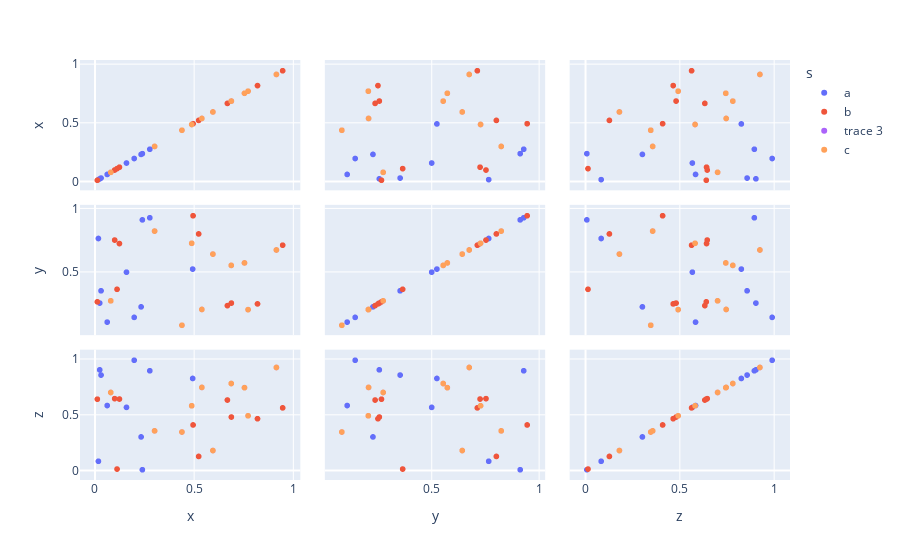

The notebook cell this image was saved under:
### Code cell
fig.add_splom(
    dimensions=[
        dict(label="x", values=c["x"]),
        dict(label="y", values=c["y"]),
        dict(label="z", values=c["z"])],
    name='c')

### Figure 1 — Plotly figure (JSON) as saved in the notebook; plotly's stock layout.template omitted (floating-point values rounded to 4 significant figures)
{"data": [{"dimensions": [{"axis": {"matches": true}, "label": "x", "values": [0.277, 0.2395, 0.02416, 0.03077, 0.06179, 0.1981, 0.01751, 0.4933, 0.2331, 0.1593]}, {"axis": {"matches": true}, "label": "y", "values": [0.9312, 0.9149, 0.2578, 0.3549, 0.1078, 0.1451, 0.7678, 0.5264, 0.2281, 0.5021]}, {"axis": {"matches": true}, "label": "z", "values": [0.8973, 0.007848, 0.9056, 0.8588, 0.585, 0.9919, 0.08391, 0.8282, 0.3029, 0.5683]}], "hovertemplate": "s=a<br>%{xaxis.title.text}=%{x}<br>%{yaxis.title.text}=%{y}<extra></extra>", "legendgroup": "a", "marker": {"color": "#636efa", "symbol": "circle"}, "name": "a", "showlegend": true, "type": "splom"}, {"dimensions": [{"axis": {"matches": true}, "label": "x", "values": [0.1237, 0.5236, 0.8208, 0.4955, 0.6888, 0.01204, 0.9479, 0.6688, 0.1116, 0.0995]}, {"axis": {"matches": true}, "label": "y", "values": [0.7277, 0.8038, 0.2515, 0.9474, 0.2579, 0.2679, 0.715, 0.238, 0.3667, 0.7553]}, {"axis": {"matches": true}, "label": "z", "values": [0.6434, 0.1277, 0.4663, 0.4103, 0.4816, 0.642, 0.564, 0.6344, 0.01412, 0.6471]}], "hovertemplate": "s=b<br>%{xaxis.title.text}=%{x}<br>%{yaxis.title.text}=%{y}<extra></extra>", "legendgroup": "b", "marker": {"color": "#EF553B", "symbol": "circle"}, "name": "b", "showlegend": true, "type": "splom"}, {"customdata": [[0.5957, 0.6446, 0.1808, "c"], [0.9162, 0.6771, 0.9269, "c"], [0.7732, 0.2064, 0.4928, "c"], [0.3011, 0.8263, 0.3573, "c"], [0.7552, 0.5749, 0.7456, "c"], [0.4886, 0.73, 0.5826, "c"], [0.4393, 0.08295, 0.3472, "c"], [0.07978, 0.2757, 0.7022, "c"], [0.6882, 0.5557, 0.7829, "c"], [0.5399, 0.2076, 0.7475, "c"]], "type": "splom"}, {"dimensions": [{"label": "x", "values": [0.5957, 0.9162, 0.7732, 0.3011, 0.7552, 0.4886, 0.4393, 0.07978, 0.6882, 0.5399]}, {"label": "y", "values": [0.6446, 0.6771, 0.2064, 0.8263, 0.5749, 0.73, 0.08295, 0.2757, 0.5557, 0.2076]}, {"label": "z", "values": [0.1808, 0.9269, 0.4928, 0.3573, 0.7456, 0.5826, 0.3472, 0.7022, 0.7829, 0.7475]}], "type": "splom"}, {"dimensions": [{"label": "x", "values": [0.5957, 0.9162, 0.7732, 0.3011, 0.7552, 0.4886, 0.4393, 0.07978, 0.6882, 0.5399]}, {"label": "y", "values": [0.6446, 0.6771, 0.2064, 0.8263, 0.5749, 0.73, 0.08295, 0.2757, 0.5557, 0.2076]}, {"label": "z", "values": [0.1808, 0.9269, 0.4928, 0.3573, 0.7456, 0.5826, 0.3472, 0.7022, 0.7829, 0.7475]}], "name": "c", "type": "splom"}], "layout": {"dragmode": "select", "legend": {"title": {"text": "s"}, "tracegroupgap": 0}, "margin": {"t": 60}}}
